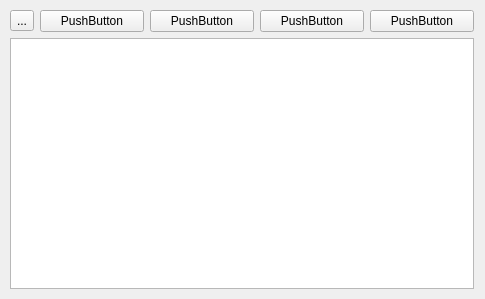
<?xml version="1.0" encoding="UTF-8"?>
<ui version="4.0">
 <class>Widget</class>
 <widget class="QWidget" name="Widget">
  <property name="geometry">
   <rect>
    <x>0</x>
    <y>0</y>
    <width>485</width>
    <height>299</height>
   </rect>
  </property>
  <property name="windowTitle">
   <string>Widget</string>
  </property>
  <widget class="QWidget" name="verticalLayoutWidget">
   <property name="geometry">
    <rect>
     <x>-1</x>
     <y>-1</y>
     <width>486</width>
     <height>301</height>
    </rect>
   </property>
   <layout class="QVBoxLayout" name="verticalLayout">
    <item>
     <layout class="QHBoxLayout" name="horizontalLayout">
      <item>
       <widget class="QToolButton" name="btn_add">
        <property name="text">
         <string>...</string>
        </property>
       </widget>
      </item>
      <item>
       <widget class="QPushButton" name="m_pushbutton_play">
        <property name="text">
         <string>PushButton</string>
        </property>
       </widget>
      </item>
      <item>
       <widget class="QPushButton" name="m_pushbutton_stop">
        <property name="text">
         <string>PushButton</string>
        </property>
       </widget>
      </item>
      <item>
       <widget class="QPushButton" name="m_pushbutton_prev">
        <property name="text">
         <string>PushButton</string>
        </property>
       </widget>
      </item>
      <item>
       <widget class="QPushButton" name="m_pushbutton_next">
        <property name="text">
         <string>PushButton</string>
        </property>
       </widget>
      </item>
     </layout>
    </item>
    <item>
     <widget class="QTableView" name="m_playlistview"/>
    </item>
   </layout>
  </widget>
 </widget>
 <layoutdefault spacing="6" margin="11"/>
 <resources/>
 <connections/>
</ui>
